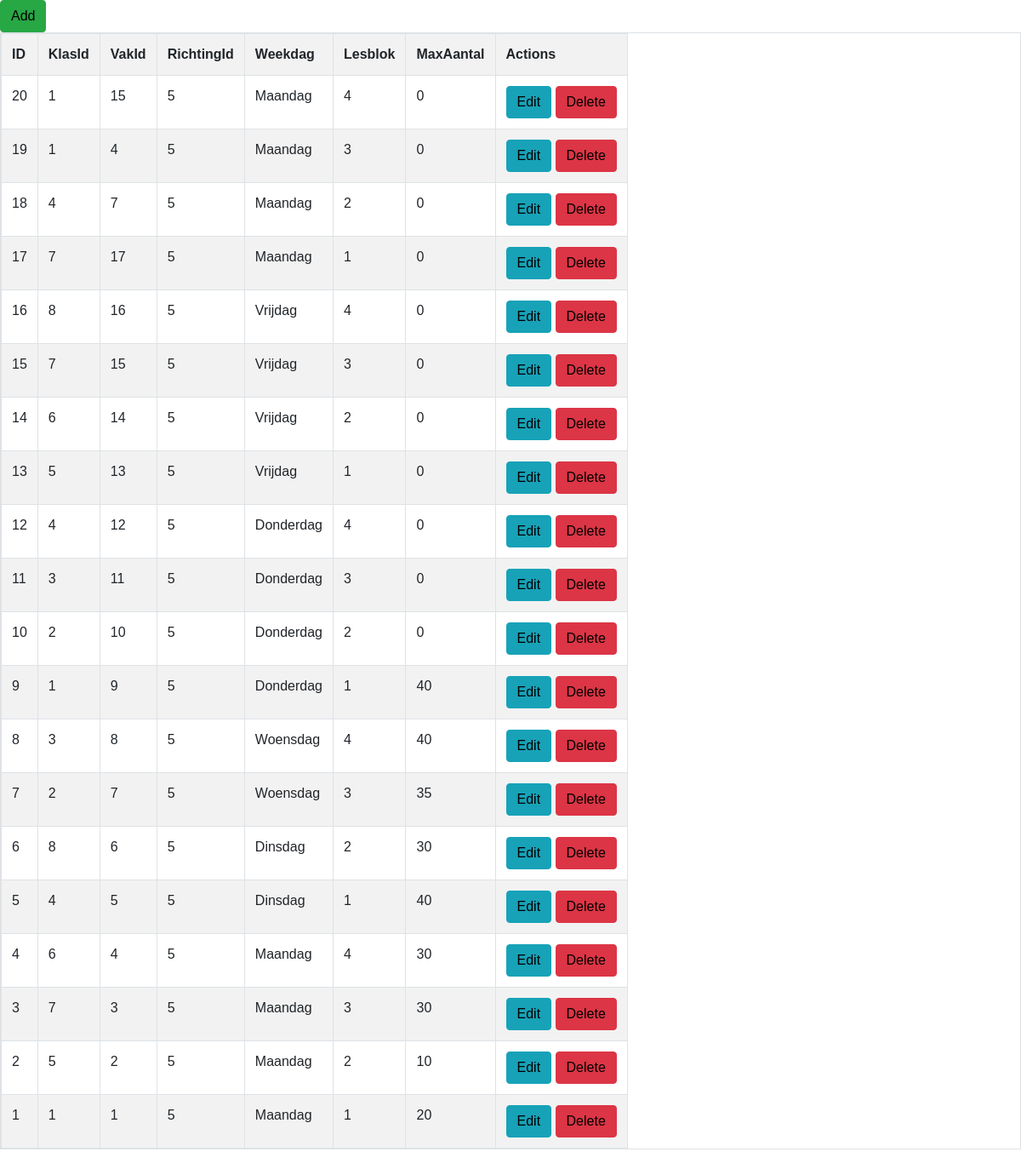
Page /index.php/lesmoment on the committed database.
### tables this page shows
CREATE TABLE `lesmoment` (
  `id` int(50) NOT NULL,
  `klasId` int(50) DEFAULT NULL,
  `vakId` int(50) DEFAULT NULL,
  `richtingId` int(50) DEFAULT NULL,
  `weekdag` varchar(255) NOT NULL,
  `lesblok` int(50) NOT NULL,
  `maxAantal` int(50) NOT NULL
);

### application/controllers/Lesmoment.php (called while the page is built, shortened)
<?php
class Lesmoment extends CI_Controller{
    function __construct()
    {
        $this->load->model('Lesmoment_model');
    }
    function index()
    {
        $data['lesmoment'] = $this->Lesmoment_model->get_all_lesmoment();
        $data['_view'] = 'lesmoment/index';
        $this->load->view('layouts/main',$data);
    }
}

### index.php (called while the page is built, shortened)
<?php
require_once BASEPATH.'core/CodeIgniter.php';

### application/models/Lesmoment_model.php (called while the page is built, shortened)
<?php
class Lesmoment_model extends CI_Model
{
    function get_all_lesmoment()
    {
        $this->db->order_by('id', 'desc');
        return $this->db->get('lesmoment')->result_array();
    }
}

### application/views/lesmoment/index.php (the view, shortened to what this page needs)
<div class="pull-right">
	<a href="<?php echo site_url('lesmoment/add'); ?>" class="btn btn-success">Add</a>
</div>
<table class="table table-striped table-bordered">
    <tr>
		<th>ID</th>
		<th>KlasId</th>
		<th>VakId</th>
		<th>RichtingId</th>
		<th>Weekdag</th>
		<th>Lesblok</th>
		<th>MaxAantal</th>
		<th>Actions</th>
    </tr>
	<?php foreach($lesmoment as $l){ ?>
    <tr>
		<td><?php echo $l['id']; ?></td>
		<td><?php echo $l['klasId']; ?></td>
		<td><?php echo $l['vakId']; ?></td>
		<td><?php echo $l['richtingId']; ?></td>
		<td><?php echo $l['weekdag']; ?></td>
		<td><?php echo $l['lesblok']; ?></td>
		<td><?php echo $l['maxAantal']; ?></td>
		<td>
            <a href="<?php echo site_url('lesmoment/edit/'.$l['id']); ?>" class="btn btn-info btn-xs">Edit</a>
            <a href="<?php echo site_url('lesmoment/remove/'.$l['id']); ?>" class="btn btn-danger btn-xs">Delete</a>
        </td>
    </tr>
	<?php } ?>
</table>

### application/css/style.css (style rules this page uses)
body { height: 100%; margin: 0px; padding: 0px; font-family: Verdana, Arial, Helvetica, sans-serif; color: black; background-color: white; }
td { padding-right: 20px; }
table { display: inline-block; }
a:link { color: black; }

### rows in the picture
lesmoment: id "20", klasId "1", vakId "15", richtingId "5", weekdag "Maandag", lesblok "4", maxAantal "0"
lesmoment: id "19", klasId "1", vakId "4", richtingId "5", weekdag "Maandag", lesblok "3", maxAantal "0"
lesmoment: id "18", klasId "4", vakId "7", richtingId "5", weekdag "Maandag", lesblok "2", maxAantal "0"
lesmoment: id "17", klasId "7", vakId "17", richtingId "5", weekdag "Maandag", lesblok "1", maxAantal "0"
lesmoment: id "16", klasId "8", vakId "16", richtingId "5", weekdag "Vrijdag", lesblok "4", maxAantal "0"
lesmoment: id "15", klasId "7", vakId "15", richtingId "5", weekdag "Vrijdag", lesblok "3", maxAantal "0"
lesmoment: id "14", klasId "6", vakId "14", richtingId "5", weekdag "Vrijdag", lesblok "2", maxAantal "0"
lesmoment: id "13", klasId "5", vakId "13", richtingId "5", weekdag "Vrijdag", lesblok "1", maxAantal "0"
lesmoment: id "12", klasId "4", vakId "12", richtingId "5", weekdag "Donderdag", lesblok "4", maxAantal "0"
lesmoment: id "11", klasId "3", vakId "11", richtingId "5", weekdag "Donderdag", lesblok "3", maxAantal "0"
lesmoment: id "10", klasId "2", vakId "10", richtingId "5", weekdag "Donderdag", lesblok "2", maxAantal "0"
lesmoment: id "9", klasId "1", vakId "9", richtingId "5", weekdag "Donderdag", lesblok "1", maxAantal "40"
lesmoment: id "8", klasId "3", vakId "8", richtingId "5", weekdag "Woensdag", lesblok "4", maxAantal "40"
lesmoment: id "7", klasId "2", vakId "7", richtingId "5", weekdag "Woensdag", lesblok "3", maxAantal "35"
lesmoment: id "6", klasId "8", vakId "6", richtingId "5", weekdag "Dinsdag", lesblok "2", maxAantal "30"
lesmoment: id "5", klasId "4", vakId "5", richtingId "5", weekdag "Dinsdag", lesblok "1", maxAantal "40"
lesmoment: id "4", klasId "6", vakId "4", richtingId "5", weekdag "Maandag", lesblok "4", maxAantal "30"
lesmoment: id "3", klasId "7", vakId "3", richtingId "5", weekdag "Maandag", lesblok "3", maxAantal "30"
lesmoment: id "2", klasId "5", vakId "2", richtingId "5", weekdag "Maandag", lesblok "2", maxAantal "10"
lesmoment: id "1", klasId "1", vakId "1", richtingId "5", weekdag "Maandag", lesblok "1", maxAantal "20"
